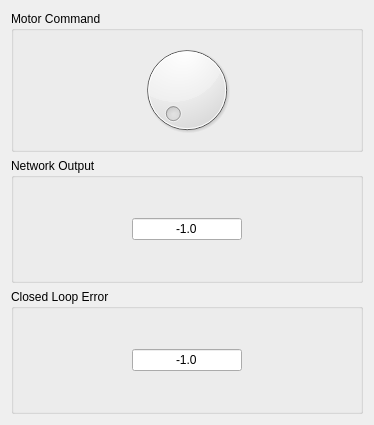
<?xml version="1.0" encoding="UTF-8"?>
<ui version="4.0">
 <class>NeuralNetworkDiagnosticsWidget</class>
 <widget class="QWidget" name="NeuralNetworkDiagnosticsWidget">
  <property name="enabled">
   <bool>true</bool>
  </property>
  <property name="geometry">
   <rect>
    <x>0</x>
    <y>0</y>
    <width>374</width>
    <height>425</height>
   </rect>
  </property>
  <property name="windowTitle">
   <string>rqt_neural_network_diagnostics</string>
  </property>
  <layout class="QVBoxLayout" name="verticalLayout">
   <item>
    <widget class="QGroupBox" name="groupBox">
     <property name="title">
      <string>Motor Command</string>
     </property>
     <layout class="QHBoxLayout" name="horizontalLayout">
      <item>
       <spacer name="horizontalSpacer_2">
        <property name="orientation">
         <enum>Qt::Horizontal</enum>
        </property>
        <property name="sizeHint" stdset="0">
         <size>
          <width>107</width>
          <height>20</height>
         </size>
        </property>
       </spacer>
      </item>
      <item>
       <widget class="QDial" name="motorDirectionPointer"/>
      </item>
      <item>
       <spacer name="horizontalSpacer">
        <property name="orientation">
         <enum>Qt::Horizontal</enum>
        </property>
        <property name="sizeHint" stdset="0">
         <size>
          <width>107</width>
          <height>20</height>
         </size>
        </property>
       </spacer>
      </item>
     </layout>
    </widget>
   </item>
   <item>
    <widget class="QGroupBox" name="groupBox_2">
     <property name="title">
      <string>Network Output</string>
     </property>
     <layout class="QHBoxLayout" name="horizontalLayout_2">
      <item>
       <spacer name="horizontalSpacer_4">
        <property name="orientation">
         <enum>Qt::Horizontal</enum>
        </property>
        <property name="sizeHint" stdset="0">
         <size>
          <width>86</width>
          <height>20</height>
         </size>
        </property>
       </spacer>
      </item>
      <item>
       <widget class="QLineEdit" name="networkOutputActivation">
        <property name="text">
         <string>-1.0</string>
        </property>
        <property name="frame">
         <bool>true</bool>
        </property>
        <property name="echoMode">
         <enum>QLineEdit::Normal</enum>
        </property>
        <property name="alignment">
         <set>Qt::AlignCenter</set>
        </property>
        <property name="readOnly">
         <bool>true</bool>
        </property>
       </widget>
      </item>
      <item>
       <spacer name="horizontalSpacer_3">
        <property name="orientation">
         <enum>Qt::Horizontal</enum>
        </property>
        <property name="sizeHint" stdset="0">
         <size>
          <width>86</width>
          <height>20</height>
         </size>
        </property>
       </spacer>
      </item>
     </layout>
    </widget>
   </item>
   <item>
    <widget class="QGroupBox" name="groupBox_3">
     <property name="title">
      <string>Closed Loop Error</string>
     </property>
     <layout class="QHBoxLayout" name="horizontalLayout_3">
      <item>
       <spacer name="horizontalSpacer_6">
        <property name="orientation">
         <enum>Qt::Horizontal</enum>
        </property>
        <property name="sizeHint" stdset="0">
         <size>
          <width>86</width>
          <height>20</height>
         </size>
        </property>
       </spacer>
      </item>
      <item>
       <widget class="QLineEdit" name="closedLoopError">
        <property name="text">
         <string>-1.0</string>
        </property>
        <property name="alignment">
         <set>Qt::AlignCenter</set>
        </property>
        <property name="readOnly">
         <bool>true</bool>
        </property>
        <property name="clearButtonEnabled">
         <bool>false</bool>
        </property>
       </widget>
      </item>
      <item>
       <spacer name="horizontalSpacer_5">
        <property name="orientation">
         <enum>Qt::Horizontal</enum>
        </property>
        <property name="sizeHint" stdset="0">
         <size>
          <width>86</width>
          <height>20</height>
         </size>
        </property>
       </spacer>
      </item>
     </layout>
    </widget>
   </item>
  </layout>
 </widget>
 <resources/>
 <connections/>
</ui>
